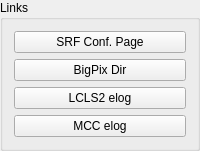
                <widget class="QGroupBox" name="groupBox_4">
                    <property name="title">
                        <string>Links</string>
                    </property>
                    <layout class="QGridLayout" name="gridLayout_4">
                        <item row="2" column="0">
                            <widget class="PyDMShellCommand" name="lcls2ElogButton">
                                <property name="toolTip">
                                    <string/>
                                </property>
                                <property name="text">
                                    <string>LCLS2 elog</string>
                                </property>
                                <property name="commands" stdset="0">
                                    <stringlist>
                                        <string>firefox -new-window -P extra34
                                            http://physics-elog.slac.stanford.edu/lcls2elog/index.jsp
                                        </string>
                                    </stringlist>
                                </property>
                            </widget>
                        </item>
                        <item row="1" column="0">
                            <widget class="PyDMShellCommand" name="bigPixButton">
                                <property name="toolTip">
                                    <string/>
                                </property>
                                <property name="text">
                                    <string>BigPix Dir</string>
                                </property>
                                <property name="allowMultipleExecutions" stdset="0">
                                    <bool>true</bool>
                                </property>
                                <property name="commands" stdset="0">
                                    <stringlist>
                                        <string>firefox -new-window -P extra37
                                            https://slac.stanford.edu/grp/ad/srf/slaconly/
                                        </string>
                                    </stringlist>
                                </property>
                            </widget>
                        </item>
                        <item row="0" column="0">
                            <widget class="PyDMShellCommand" name="srfConfluencePageButton">
                                <property name="toolTip">
                                    <string/>
                                </property>
                                <property name="text">
                                    <string>SRF Conf. Page</string>
                                </property>
                                <property name="allowMultipleExecutions" stdset="0">
                                    <bool>true</bool>
                                </property>
                                <property name="commands" stdset="0">
                                    <stringlist>
                                        <string>firefox -new-window -P extra40
                                            https://confluence.slac.stanford.edu/display/SRF/
                                        </string>
                                    </stringlist>
                                </property>
                            </widget>
                        </item>
                        <item row="3" column="0">
                            <widget class="PyDMShellCommand" name="mccElogButton">
                                <property name="toolTip">
                                    <string/>
                                </property>
                                <property name="text">
                                    <string>MCC elog</string>
                                </property>
                                <property name="commands" stdset="0">
                                    <stringlist>
                                        <string>firefox -new-window -P extra33
                                            https://mccelog.slac.stanford.edu/elog/wbin/elog.php
                                        </string>
                                    </stringlist>
                                </property>
                            </widget>
                        </item>
                    </layout>
                </widget>
